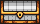

A 2D game scene composited from a Tiled map and its tileset images. What follows is a short description and the map's XML, with every tile layer's data as written:
An orthogonal 10x6 tile map with 4x4 px tiles, 1 tile layer (Tile Layer 1).

<map version="1.10" tiledversion="1.10.2" orientation="orthogonal" renderorder="right-down" width="10" height="6" tilewidth="4" tileheight="4" infinite="0" nextlayerid="2" nextobjectid="1">
 <tileset firstgid="1" name="treasureBox" tilewidth="4" tileheight="4" tilecount="7680" columns="80">
  <image source="treasure_chests_32x32.png" width="320" height="384" />
 </tileset>
 <layer id="1" name="Tile Layer 1" width="10" height="6">
  <data encoding="csv">
146,147,148,1427,1428,1429,1430,149,150,151,
226,227,228,1507,1508,1509,1510,229,230,231,
306,307,308,1587,1588,1589,1590,309,310,311,
386,387,388,1667,1668,1669,1670,389,390,391,
466,467,468,1747,1748,1749,1750,469,470,471,
546,547,548,1827,1828,1829,1830,549,550,551
</data>
 </layer>
</map>
